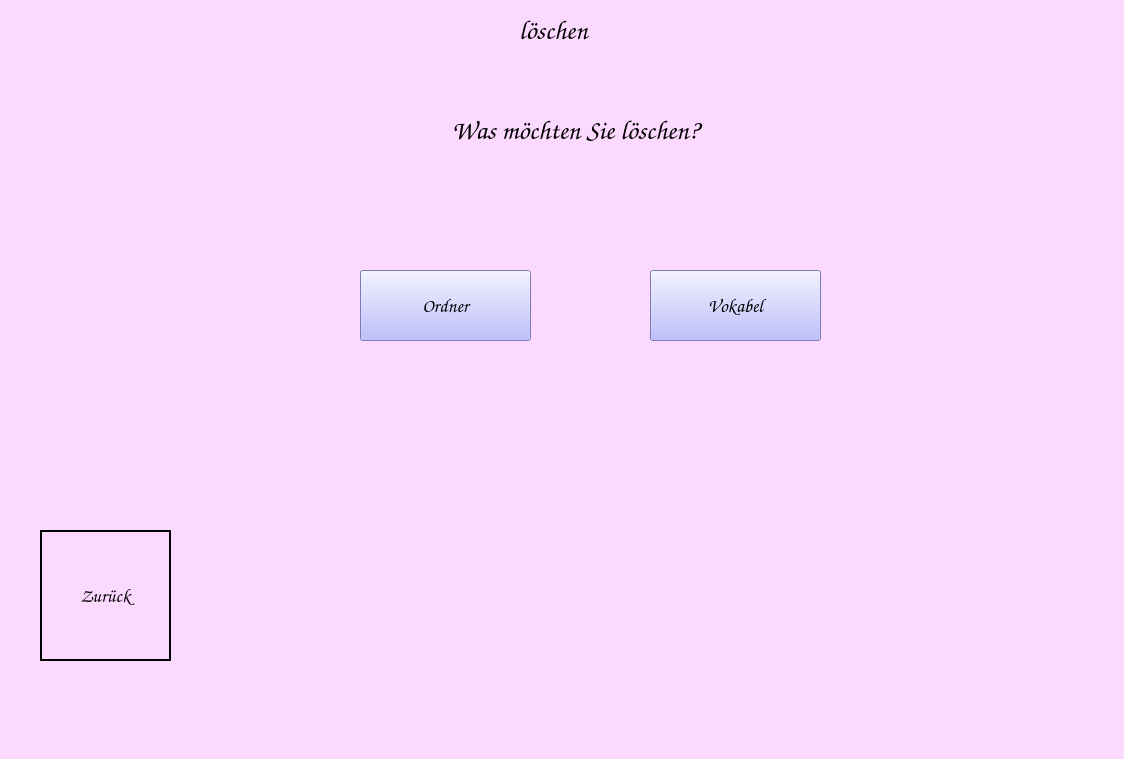
<?xml version="1.0" encoding="UTF-8"?>
<ui version="4.0">
 <class>WindowDeleteSelection</class>
 <widget class="QMainWindow" name="WindowDeleteSelection">
  <property name="geometry">
   <rect>
    <x>0</x>
    <y>0</y>
    <width>1124</width>
    <height>759</height>
   </rect>
  </property>
  <property name="windowTitle">
   <string>Vokabeltrainer</string>
  </property>
  <property name="styleSheet">
   <string notr="true">background-color: rgb(252, 217, 255);</string>
  </property>
  <widget class="QWidget" name="centralwidget">
   <widget class="QLabel" name="label">
    <property name="geometry">
     <rect>
      <x>410</x>
      <y>10</y>
      <width>281</width>
      <height>41</height>
     </rect>
    </property>
    <property name="font">
     <font>
      <family>Comic Sans MS</family>
      <pointsize>20</pointsize>
      <bold>true</bold>
     </font>
    </property>
    <property name="layoutDirection">
     <enum>Qt::LayoutDirection::LeftToRight</enum>
    </property>
    <property name="text">
     <string> löschen</string>
    </property>
    <property name="alignment">
     <set>Qt::AlignmentFlag::AlignCenter</set>
    </property>
   </widget>
   <widget class="QLabel" name="label_2">
    <property name="geometry">
     <rect>
      <x>80</x>
      <y>100</y>
      <width>991</width>
      <height>61</height>
     </rect>
    </property>
    <property name="font">
     <font>
      <family>Comic Sans MS</family>
      <pointsize>20</pointsize>
     </font>
    </property>
    <property name="text">
     <string>Was möchten Sie löschen?</string>
    </property>
    <property name="alignment">
     <set>Qt::AlignmentFlag::AlignCenter</set>
    </property>
   </widget>
   <widget class="QPushButton" name="pb_folder">
    <property name="geometry">
     <rect>
      <x>360</x>
      <y>270</y>
      <width>171</width>
      <height>71</height>
     </rect>
    </property>
    <property name="font">
     <font>
      <family>Z003</family>
      <pointsize>14</pointsize>
      <italic>true</italic>
      <bold>true</bold>
     </font>
    </property>
    <property name="styleSheet">
     <string notr="true">background-color: rgb(170, 170, 255);</string>
    </property>
    <property name="text">
     <string>Ordner</string>
    </property>
   </widget>
   <widget class="QPushButton" name="pb_vocabulary">
    <property name="geometry">
     <rect>
      <x>650</x>
      <y>270</y>
      <width>171</width>
      <height>71</height>
     </rect>
    </property>
    <property name="font">
     <font>
      <family>Z003</family>
      <pointsize>14</pointsize>
      <italic>true</italic>
      <bold>true</bold>
     </font>
    </property>
    <property name="styleSheet">
     <string notr="true">background-color: rgb(170, 170, 255);</string>
    </property>
    <property name="text">
     <string>Vokabel</string>
    </property>
   </widget>
   <widget class="QPushButton" name="pb_back">
    <property name="geometry">
     <rect>
      <x>40</x>
      <y>530</y>
      <width>131</width>
      <height>131</height>
     </rect>
    </property>
    <property name="font">
     <font>
      <family>Comic Sans MS</family>
      <pointsize>14</pointsize>
      <bold>true</bold>
      <underline>false</underline>
     </font>
    </property>
    <property name="styleSheet">
     <string notr="true">background-color: transparent;
border-color: rgb(0, 0, 0);
border: 2px solid black;</string>
    </property>
    <property name="text">
     <string>Zurück</string>
    </property>
   </widget>
   <widget class="QLabel" name="label_3">
    <property name="geometry">
     <rect>
      <x>40</x>
      <y>530</y>
      <width>131</width>
      <height>131</height>
     </rect>
    </property>
    <property name="text">
     <string/>
    </property>
    <property name="pixmap">
     <pixmap>../pictures/horse_back.png</pixmap>
    </property>
    <property name="scaledContents">
     <bool>true</bool>
    </property>
   </widget>
   <zorder>label</zorder>
   <zorder>label_2</zorder>
   <zorder>pb_folder</zorder>
   <zorder>pb_vocabulary</zorder>
   <zorder>label_3</zorder>
   <zorder>pb_back</zorder>
  </widget>
  <widget class="QMenuBar" name="menubar">
   <property name="geometry">
    <rect>
     <x>0</x>
     <y>0</y>
     <width>1124</width>
     <height>23</height>
    </rect>
   </property>
  </widget>
  <widget class="QStatusBar" name="statusbar"/>
 </widget>
 <resources/>
 <connections/>
</ui>
